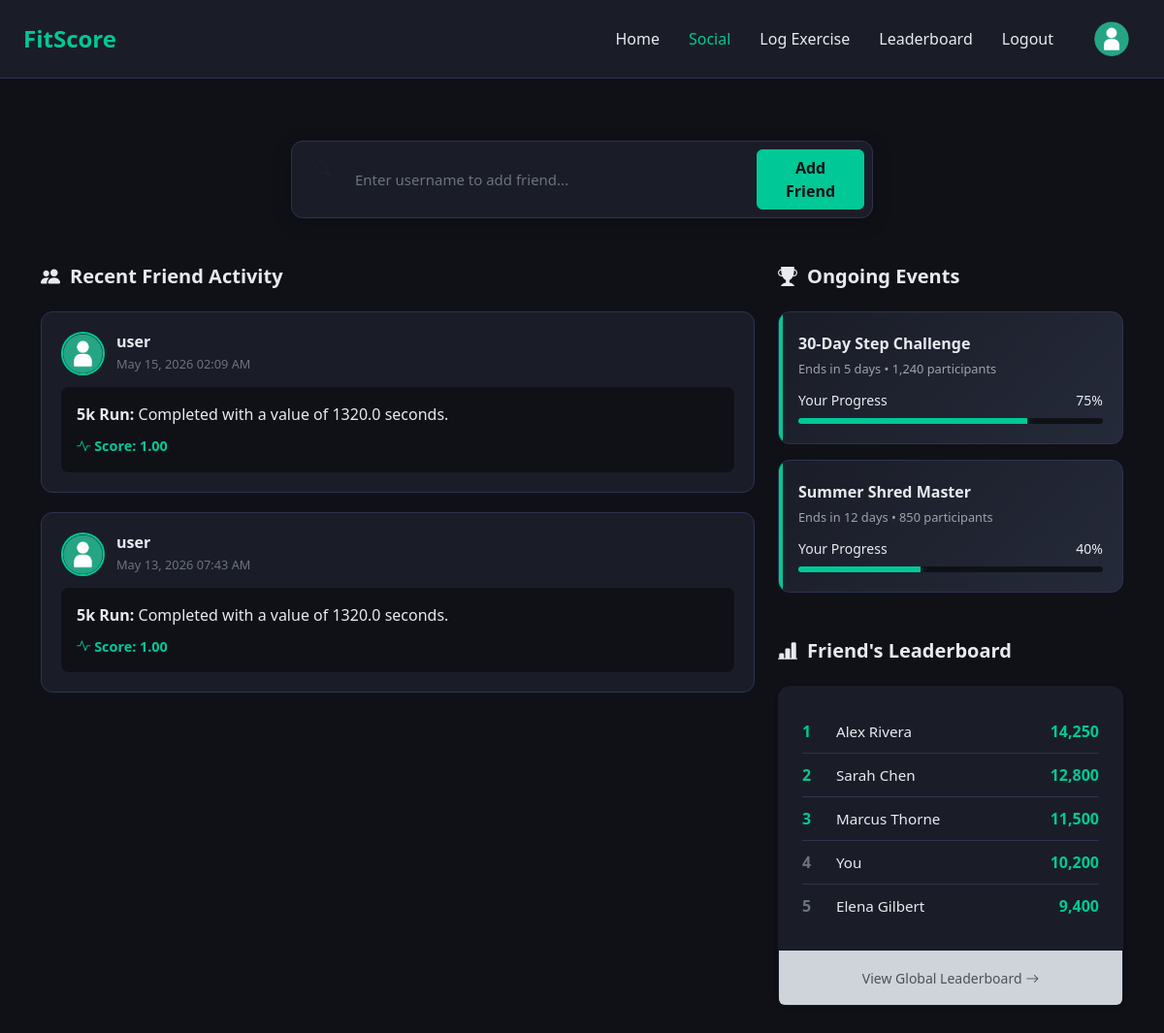
Page /social (signed in) on the committed database.
### models.py (models this page shows, shortened)
class Log(db.Model):
    __tablename__ = 'Logs'
    log_id = db.Column(db.Integer, primary_key=True, autoincrement=True)
    exercise_id = db.Column(db.Integer, db.ForeignKey('Exercises.exercise_id'), nullable=False)
    user_id = db.Column(db.Integer, db.ForeignKey('Users.user_id'), nullable=False)
    stat_value = db.Column(db.Float, nullable=False) # use negative value for time-based exercises
    standardised_score = db.Column(db.Float, nullable=True)
    completed_on = db.Column(db.DateTime, default=datetime.utcnow)

class User(UserMixin, db.Model):
    __tablename__ = 'Users'
    user_id = db.Column(db.Integer, primary_key=True, autoincrement=True)
    username = db.Column(db.String(50), nullable=False)
    password = db.Column(db.String(50), nullable=False)
    email = db.Column(db.String(50), nullable=False)
    created_at = db.Column(db.DateTime, default=datetime.utcnow)
    updated_at = db.Column(db.DateTime, default=datetime.utcnow, onupdate=datetime.utcnow)
    logs = db.relationship('Log', backref='user', lazy=True)

class Exercise(db.Model):
    __tablename__ = 'Exercises'
    exercise_id = db.Column(db.Integer, primary_key=True, autoincrement=True)
    exercise_name = db.Column(db.String(50), nullable=False, unique=True)
    exercise_type = db.Column(db.String(50), nullable=False)
    units = db.Column(db.String(50), nullable=False)
    mean_statistic = db.Column(db.Float, nullable=False) # use negative value for time-based exercises
    stdev_statistic = db.Column(db.Float, nullable=False)
    logs = db.relationship('Log', backref='exercise', lazy=True)

### app.py (the view)
@app.route('/social')
@login_required
def social():
    friendships = Friendship.query.filter_by(user_id_1=current_user.user_id).all()
    friend_ids  = [f.user_id_2 for f in friendships]
    recent_friend_logs = Log.query.filter(Log.user_id.in_(friend_ids)).order_by(Log.completed_on.desc()).limit(10).all()
    return render_template('social.html', recent_friend_logs=recent_friend_logs)

### app.py (called while the page is built)
@login_manager.user_loader
def load_user(user_id):
    return User.query.get(int(user_id))

### templates/social.html (shortened to what this page needs)
{% extends "base.html" %}
{% block content %}
    <div class="container py-5">
        <div class="social-search-container">
            <form action="{{ url_for('add_friend') }}" method="POST" class="search-input-group">
                <i class="bi bi-search py-2 ps-3 text-muted"></i>
                <input type="text" name="username" placeholder="Enter username to add friend..." required>
                <button type="submit" class="btn btn-primary px-4">Add Friend</button>
            </form>
        </div>
        <div class="row">
            <div class="col-lg-8">
                <h2 class="section-title"><i class="bi bi-people-fill"></i> Recent Friend Activity</h2>
                <div class="activity-feed">
                    {% if recent_friend_logs %}
                        {% for log in recent_friend_logs %}
                            <div class="activity-card">
                                <div class="activity-header">
                                    <img src="{{ url_for('static', filename='images/generic_profile_pic.png') }}" class="activity-user-img" alt="User">
                                    <div class="activity-info">
                                        <h6>{{ log.user.username }}</h6>
                                        <span class="activity-time">{{ log.completed_on.strftime('%b %d, %Y %I:%M %p') }}</span>
                                    </div>
                                </div>
                                <div class="activity-content">
                                    <strong>{{ log.exercise.exercise_name }}:</strong> Completed with a value of {{ log.stat_value | abs if log.stat_value < 0 else log.stat_value }} {{ log.exercise.units }}.
                                    <div class="activity-stats">
                                        <span><i class="bi bi-activity"></i> Score: {{ "%.2f"|format(log.standardised_score) if log.standardised_score is not none else "N/A" }}</span>
                                    </div>
                                </div>
                            </div>
                        {% endfor %}
                    {% else %}
                        <p class="text-muted">No recent activity from friends.</p>
                    {% endif %}
                </div>
            </div>
            <div class="col-lg-4">
                <div class="mb-5">
                    <h2 class="section-title"><i class="bi bi-trophy-fill"></i> Ongoing Events</h2>
                    <div class="event-card">
                        <div class="event-title">30-Day Step Challenge</div>
                        <div class="event-meta">Ends in 5 days • 1,240 participants</div>
                        <div class="d-flex justify-content-between mb-2">
                            <small>Your Progress</small>
                            <small>75%</small>
                        </div>
                        <div class="progress-bar-container">
                            <div class="progress-bar-fill" style="width: 75%;"></div>
                        </div>
                    </div>
                    <div class="event-card">
                        <div class="event-title">Summer Shred Master</div>
                        <div class="event-meta">Ends in 12 days • 850 participants</div>
                        <div class="d-flex justify-content-between mb-2">
                            <small>Your Progress</small>
                            <small>40%</small>
                        </div>
                        <div class="progress-bar-container">
                            <div class="progress-bar-fill" style="width: 40%;"></div>
                        </div>
                    </div>
                </div>
                <div>
                    <h2 class="section-title"><i class="bi bi-bar-chart-line-fill"></i> Friend's Leaderboard</h2>
                    <div class="panel p-0">
                        <div class="p-4">
                            <div class="mini-lb-item">
                                <div class="mini-lb-rank top">1</div>
                                <div class="mini-lb-name">Alex Rivera</div>
                                <div class="mini-lb-score">14,250</div>
                            </div>
                            <div class="mini-lb-item">
                                <div class="mini-lb-rank top">2</div>
                                <div class="mini-lb-name">Sarah Chen</div>
                                <div class="mini-lb-score">12,800</div>
                            </div>
                            <div class="mini-lb-item">
                                <div class="mini-lb-rank top">3</div>
                                <div class="mini-lb-name">Marcus Thorne</div>
                                <div class="mini-lb-score">11,500</div>
                            </div>
                            <div class="mini-lb-item">
                                <div class="mini-lb-rank">4</div>
                                <div class="mini-lb-name">You</div>
                                <div class="mini-lb-score">10,200</div>
                            </div>
                            <div class="mini-lb-item">
                                <div class="mini-lb-rank">5</div>
                                <div class="mini-lb-name">Elena Gilbert</div>
                                <div class="mini-lb-score">9,400</div>
                            </div>
                        </div>
                        <div class="p-3 bg-dark-subtle text-center rounded-bottom">
                            <a href="{{ url_for('leaderboard') }}" class="text-decoration-none text-muted small">View Global Leaderboard <i class="bi bi-arrow-right"></i></a>
                        </div>
                    </div>
                </div>
            </div>
        </div>
    </div>
{% endblock %}

### templates/base.html (shortened to what this page needs)
<!DOCTYPE html>
<html lang="en">
<head>
    <link href="https://cdn.jsdelivr.net/npm/bootstrap@5.3.3/dist/css/bootstrap.min.css" rel="stylesheet">
    <link href="https://cdn.jsdelivr.net/npm/bootstrap-icons@1.11.3/font/bootstrap-icons.min.css" rel="stylesheet">
    <link rel="stylesheet" href="{{ url_for('static', filename='styles.css') }}">
</head>
<body>
    <nav class="navbar navbar-dark px-4">
        <a href="{{ url_for('home') }}" class="navbar-brand">FitScore</a>
        <div class="navbar-links">
            <a href="{{ url_for('home') }}"
               class="navbar-link {% if request.endpoint == 'home' %}active{% endif %}">Home</a>
            <a href="{{ url_for('social') }}"
               class="navbar-link {% if request.endpoint == 'social' %}active{% endif %}">Social</a>
            <a href="{{ url_for('log') }}"
               class="navbar-link {% if request.endpoint == 'log' %}active{% endif %}">Log Exercise</a>
            <a href="{{ url_for('leaderboard') }}"
               class="navbar-link {% if request.endpoint == 'leaderboard' %}active{% endif %}">Leaderboard</a>
            <a href="{{ url_for('logout') }}" class="navbar-link">Logout</a>
            <a href="{{ url_for('profile') }}" class="navbar-profile-button">
                <img src="{{ url_for('static', filename='images/generic_profile_pic.png') }}"
                     alt="Profile Picture" class="profile-pic">
            </a>
        </div>
    </nav>
    {% block content %}{% endblock %}
</body>
</html>

### static/styles.css (style rules this page uses)
body { min-height: 100vh; background-color: #0f1117; color: #e8eaf0; }
.navbar { background-color: #1a1d27; border-bottom: 1px solid #2e3250; min-height: 80px; padding-top: 0.75rem; padding-bottom: 0.75rem; }
.navbar-brand { color: #00c896 !important; font-weight: 800; font-size: 1.5rem; }
.navbar-links { display: flex; gap: 30px; align-items: center; }
.navbar-link { color: #e8eaf0; text-decoration: none; transition: color 0.3s; font-size: 16px; }
.navbar-link:hover, .navbar-link.active { color: #00c896; }
.navbar-profile-button { padding: 10px 12px; display: flex; align-items: center; gap: 15px; }
.profile-pic { width: 36px; height: 36px; border-radius: 50%; object-fit: cover; }
.btn-primary { background-color: #00c896; border-color: #00c896; color: #0f1117; font-weight: 600; }
input[type="text"], input[type="number"], input[type="email"], input[type="password"], .profile-bio { padding: 12px 16px; background: #1e1e2e; border: 1px solid #444; border-radius: 6px; color: white; font-size: 15px; width: 100%; }
.panel { background-color: #1a1d27; border-radius: 12px; padding: 1.5rem; box-shadow: 0 4px 6px rgba(0, 0, 0, 0.05), 0 1px 3px rgba(0, 0, 0, 0.1); border: 1px solid #1a1d27; transition: transform 0.2s ease, box-shadow 0.2s ease; }
.social-search-container { max-width: 600px; margin: 0 auto 3rem auto; }
.search-input-group { display: flex; gap: 10px; background: #1a1d27; padding: 8px; border-radius: 12px; border: 1px solid #2e3250; box-shadow: 0 4px 20px rgba(0, 0, 0, 0.2); }
.search-input-group input { flex-grow: 1; background: transparent; border: none; color: white; padding: 10px 15px; outline: none; }
.search-input-group input::placeholder { color: #6b7280; }
.activity-card { background: #1a1d27; border-radius: 12px; padding: 1.25rem; margin-bottom: 1.25rem; border: 1px solid #2e3250; transition: transform 0.2s; }
.activity-header { display: flex; align-items: center; gap: 12px; margin-bottom: 12px; }
.activity-user-img { width: 45px; height: 45px; border-radius: 50%; border: 2px solid #00c896; }
.activity-info h6 { margin: 0; font-weight: 700; color: #e8eaf0; }
.activity-time { font-size: 0.8rem; color: #6b7280; }
.activity-content { background: #0f1117; border-radius: 8px; padding: 1rem; margin-top: 10px; }
.activity-stats { display: flex; gap: 20px; margin-top: 10px; font-size: 0.9rem; color: #00c896; font-weight: 600; }
.section-title { font-size: 1.25rem; font-weight: 700; margin-bottom: 1.5rem; color: #e8eaf0; display: flex; align-items: center; gap: 10px; }
.event-card { background: linear-gradient(135deg, #1a1d27 0%, #252a3a 100%); border-radius: 12px; padding: 1.25rem; margin-bottom: 1rem; border: 1px solid #2e3250; position: relative; overflow: hidden; }
.event-card::before { content: ''; position: absolute; top: 0; left: 0; width: 4px; height: 100%; background: #00c896; }
.event-title { font-weight: 700; font-size: 1rem; margin-bottom: 5px; }
.event-meta { font-size: 0.8rem; color: #9ca3af; margin-bottom: 12px; }
.progress-bar-container { height: 6px; background: #0f1117; border-radius: 3px; overflow: hidden; }
.progress-bar-fill { height: 100%; background: #00c896; box-shadow: 0 0 10px rgba(0, 200, 150, 0.5); }
.mini-lb-item { display: flex; align-items: center; padding: 10px 0; border-bottom: 1px solid #2e3250; }
.mini-lb-item:last-child { border-bottom: none; }
.mini-lb-rank { width: 25px; font-weight: 700; color: #6b7280; }
.mini-lb-rank.top { color: #00c896; }
.mini-lb-name { flex-grow: 1; font-size: 0.95rem; padding-left: 10px; }
.mini-lb-score { font-weight: 700; color: #00c896; }

### rows in the picture
Log: user.username "user", completed_on "May 15, 2026 02:09 AM", exercise.exercise_name "5k Run", stat_value|abs "1320.0", exercise.units "seconds", standardised_score "1.00"
Log: user.username "user", completed_on "May 13, 2026 07:43 AM", exercise.exercise_name "5k Run", stat_value|abs "1320.0", exercise.units "seconds", standardised_score "1.00"
